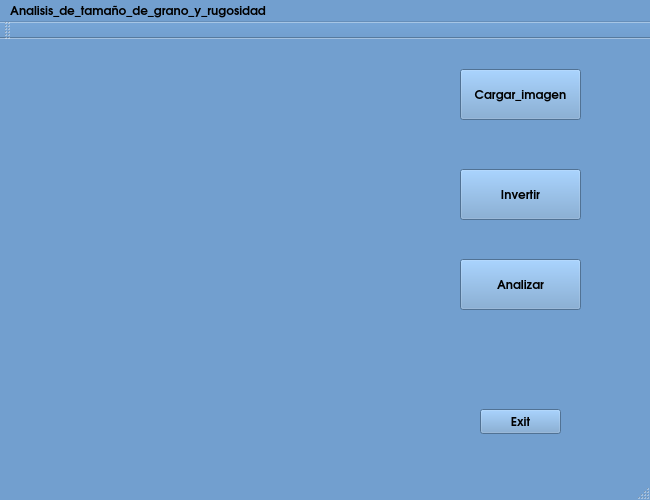
<?xml version="1.0" encoding="UTF-8"?>
<ui version="4.0">
 <class>interfaz</class>
 <widget class="QMainWindow" name="interfaz">
  <property name="geometry">
   <rect>
    <x>0</x>
    <y>0</y>
    <width>650</width>
    <height>500</height>
   </rect>
  </property>
  <property name="palette">
   <palette>
    <active>
     <colorrole role="WindowText">
      <brush brushstyle="SolidPattern">
       <color alpha="255">
        <red>0</red>
        <green>0</green>
        <blue>0</blue>
       </color>
      </brush>
     </colorrole>
     <colorrole role="Button">
      <brush brushstyle="SolidPattern">
       <color alpha="255">
        <red>114</red>
        <green>159</green>
        <blue>207</blue>
       </color>
      </brush>
     </colorrole>
     <colorrole role="Light">
      <brush brushstyle="SolidPattern">
       <color alpha="255">
        <red>196</red>
        <green>225</green>
        <blue>255</blue>
       </color>
      </brush>
     </colorrole>
     <colorrole role="Midlight">
      <brush brushstyle="SolidPattern">
       <color alpha="255">
        <red>155</red>
        <green>192</green>
        <blue>231</blue>
       </color>
      </brush>
     </colorrole>
     <colorrole role="Dark">
      <brush brushstyle="SolidPattern">
       <color alpha="255">
        <red>57</red>
        <green>79</green>
        <blue>103</blue>
       </color>
      </brush>
     </colorrole>
     <colorrole role="Mid">
      <brush brushstyle="SolidPattern">
       <color alpha="255">
        <red>76</red>
        <green>106</green>
        <blue>138</blue>
       </color>
      </brush>
     </colorrole>
     <colorrole role="Text">
      <brush brushstyle="SolidPattern">
       <color alpha="255">
        <red>0</red>
        <green>0</green>
        <blue>0</blue>
       </color>
      </brush>
     </colorrole>
     <colorrole role="BrightText">
      <brush brushstyle="SolidPattern">
       <color alpha="255">
        <red>255</red>
        <green>255</green>
        <blue>255</blue>
       </color>
      </brush>
     </colorrole>
     <colorrole role="ButtonText">
      <brush brushstyle="SolidPattern">
       <color alpha="255">
        <red>0</red>
        <green>0</green>
        <blue>0</blue>
       </color>
      </brush>
     </colorrole>
     <colorrole role="Base">
      <brush brushstyle="SolidPattern">
       <color alpha="255">
        <red>255</red>
        <green>255</green>
        <blue>255</blue>
       </color>
      </brush>
     </colorrole>
     <colorrole role="Window">
      <brush brushstyle="SolidPattern">
       <color alpha="255">
        <red>114</red>
        <green>159</green>
        <blue>207</blue>
       </color>
      </brush>
     </colorrole>
     <colorrole role="Shadow">
      <brush brushstyle="SolidPattern">
       <color alpha="255">
        <red>0</red>
        <green>0</green>
        <blue>0</blue>
       </color>
      </brush>
     </colorrole>
     <colorrole role="AlternateBase">
      <brush brushstyle="SolidPattern">
       <color alpha="255">
        <red>184</red>
        <green>207</green>
        <blue>231</blue>
       </color>
      </brush>
     </colorrole>
     <colorrole role="ToolTipBase">
      <brush brushstyle="SolidPattern">
       <color alpha="255">
        <red>255</red>
        <green>255</green>
        <blue>220</blue>
       </color>
      </brush>
     </colorrole>
     <colorrole role="ToolTipText">
      <brush brushstyle="SolidPattern">
       <color alpha="255">
        <red>0</red>
        <green>0</green>
        <blue>0</blue>
       </color>
      </brush>
     </colorrole>
    </active>
    <inactive>
     <colorrole role="WindowText">
      <brush brushstyle="SolidPattern">
       <color alpha="255">
        <red>0</red>
        <green>0</green>
        <blue>0</blue>
       </color>
      </brush>
     </colorrole>
     <colorrole role="Button">
      <brush brushstyle="SolidPattern">
       <color alpha="255">
        <red>114</red>
        <green>159</green>
        <blue>207</blue>
       </color>
      </brush>
     </colorrole>
     <colorrole role="Light">
      <brush brushstyle="SolidPattern">
       <color alpha="255">
        <red>196</red>
        <green>225</green>
        <blue>255</blue>
       </color>
      </brush>
     </colorrole>
     <colorrole role="Midlight">
      <brush brushstyle="SolidPattern">
       <color alpha="255">
        <red>155</red>
        <green>192</green>
        <blue>231</blue>
       </color>
      </brush>
     </colorrole>
     <colorrole role="Dark">
      <brush brushstyle="SolidPattern">
       <color alpha="255">
        <red>57</red>
        <green>79</green>
        <blue>103</blue>
       </color>
      </brush>
     </colorrole>
     <colorrole role="Mid">
      <brush brushstyle="SolidPattern">
       <color alpha="255">
        <red>76</red>
        <green>106</green>
        <blue>138</blue>
       </color>
      </brush>
     </colorrole>
     <colorrole role="Text">
      <brush brushstyle="SolidPattern">
       <color alpha="255">
        <red>0</red>
        <green>0</green>
        <blue>0</blue>
       </color>
      </brush>
     </colorrole>
     <colorrole role="BrightText">
      <brush brushstyle="SolidPattern">
       <color alpha="255">
        <red>255</red>
        <green>255</green>
        <blue>255</blue>
       </color>
      </brush>
     </colorrole>
     <colorrole role="ButtonText">
      <brush brushstyle="SolidPattern">
       <color alpha="255">
        <red>0</red>
        <green>0</green>
        <blue>0</blue>
       </color>
      </brush>
     </colorrole>
     <colorrole role="Base">
      <brush brushstyle="SolidPattern">
       <color alpha="255">
        <red>255</red>
        <green>255</green>
        <blue>255</blue>
       </color>
      </brush>
     </colorrole>
     <colorrole role="Window">
      <brush brushstyle="SolidPattern">
       <color alpha="255">
        <red>114</red>
        <green>159</green>
        <blue>207</blue>
       </color>
      </brush>
     </colorrole>
     <colorrole role="Shadow">
      <brush brushstyle="SolidPattern">
       <color alpha="255">
        <red>0</red>
        <green>0</green>
        <blue>0</blue>
       </color>
      </brush>
     </colorrole>
     <colorrole role="AlternateBase">
      <brush brushstyle="SolidPattern">
       <color alpha="255">
        <red>184</red>
        <green>207</green>
        <blue>231</blue>
       </color>
      </brush>
     </colorrole>
     <colorrole role="ToolTipBase">
      <brush brushstyle="SolidPattern">
       <color alpha="255">
        <red>255</red>
        <green>255</green>
        <blue>220</blue>
       </color>
      </brush>
     </colorrole>
     <colorrole role="ToolTipText">
      <brush brushstyle="SolidPattern">
       <color alpha="255">
        <red>0</red>
        <green>0</green>
        <blue>0</blue>
       </color>
      </brush>
     </colorrole>
    </inactive>
    <disabled>
     <colorrole role="WindowText">
      <brush brushstyle="SolidPattern">
       <color alpha="255">
        <red>57</red>
        <green>79</green>
        <blue>103</blue>
       </color>
      </brush>
     </colorrole>
     <colorrole role="Button">
      <brush brushstyle="SolidPattern">
       <color alpha="255">
        <red>114</red>
        <green>159</green>
        <blue>207</blue>
       </color>
      </brush>
     </colorrole>
     <colorrole role="Light">
      <brush brushstyle="SolidPattern">
       <color alpha="255">
        <red>196</red>
        <green>225</green>
        <blue>255</blue>
       </color>
      </brush>
     </colorrole>
     <colorrole role="Midlight">
      <brush brushstyle="SolidPattern">
       <color alpha="255">
        <red>155</red>
        <green>192</green>
        <blue>231</blue>
       </color>
      </brush>
     </colorrole>
     <colorrole role="Dark">
      <brush brushstyle="SolidPattern">
       <color alpha="255">
        <red>57</red>
        <green>79</green>
        <blue>103</blue>
       </color>
      </brush>
     </colorrole>
     <colorrole role="Mid">
      <brush brushstyle="SolidPattern">
       <color alpha="255">
        <red>76</red>
        <green>106</green>
        <blue>138</blue>
       </color>
      </brush>
     </colorrole>
     <colorrole role="Text">
      <brush brushstyle="SolidPattern">
       <color alpha="255">
        <red>57</red>
        <green>79</green>
        <blue>103</blue>
       </color>
      </brush>
     </colorrole>
     <colorrole role="BrightText">
      <brush brushstyle="SolidPattern">
       <color alpha="255">
        <red>255</red>
        <green>255</green>
        <blue>255</blue>
       </color>
      </brush>
     </colorrole>
     <colorrole role="ButtonText">
      <brush brushstyle="SolidPattern">
       <color alpha="255">
        <red>57</red>
        <green>79</green>
        <blue>103</blue>
       </color>
      </brush>
     </colorrole>
     <colorrole role="Base">
      <brush brushstyle="SolidPattern">
       <color alpha="255">
        <red>114</red>
        <green>159</green>
        <blue>207</blue>
       </color>
      </brush>
     </colorrole>
     <colorrole role="Window">
      <brush brushstyle="SolidPattern">
       <color alpha="255">
        <red>114</red>
        <green>159</green>
        <blue>207</blue>
       </color>
      </brush>
     </colorrole>
     <colorrole role="Shadow">
      <brush brushstyle="SolidPattern">
       <color alpha="255">
        <red>0</red>
        <green>0</green>
        <blue>0</blue>
       </color>
      </brush>
     </colorrole>
     <colorrole role="AlternateBase">
      <brush brushstyle="SolidPattern">
       <color alpha="255">
        <red>114</red>
        <green>159</green>
        <blue>207</blue>
       </color>
      </brush>
     </colorrole>
     <colorrole role="ToolTipBase">
      <brush brushstyle="SolidPattern">
       <color alpha="255">
        <red>255</red>
        <green>255</green>
        <blue>220</blue>
       </color>
      </brush>
     </colorrole>
     <colorrole role="ToolTipText">
      <brush brushstyle="SolidPattern">
       <color alpha="255">
        <red>0</red>
        <green>0</green>
        <blue>0</blue>
       </color>
      </brush>
     </colorrole>
    </disabled>
   </palette>
  </property>
  <property name="font">
   <font>
    <family>URW Gothic L</family>
    <weight>75</weight>
    <bold>true</bold>
   </font>
  </property>
  <property name="windowTitle">
   <string>interfaz</string>
  </property>
  <widget class="QWidget" name="centralWidget">
   <widget class="QPushButton" name="pushButton">
    <property name="geometry">
     <rect>
      <x>460</x>
      <y>30</y>
      <width>121</width>
      <height>51</height>
     </rect>
    </property>
    <property name="text">
     <string>Cargar_imagen</string>
    </property>
   </widget>
   <widget class="QPushButton" name="pushButton_2">
    <property name="geometry">
     <rect>
      <x>460</x>
      <y>130</y>
      <width>121</width>
      <height>51</height>
     </rect>
    </property>
    <property name="text">
     <string>Invertir</string>
    </property>
   </widget>
   <widget class="QPushButton" name="pushButton_3">
    <property name="geometry">
     <rect>
      <x>460</x>
      <y>220</y>
      <width>121</width>
      <height>51</height>
     </rect>
    </property>
    <property name="text">
     <string>Analizar</string>
    </property>
   </widget>
   <widget class="QLabel" name="label">
    <property name="geometry">
     <rect>
      <x>60</x>
      <y>10</y>
      <width>291</width>
      <height>211</height>
     </rect>
    </property>
    <property name="text">
     <string/>
    </property>
    <property name="scaledContents">
     <bool>true</bool>
    </property>
   </widget>
   <widget class="QLabel" name="label_2">
    <property name="geometry">
     <rect>
      <x>60</x>
      <y>230</y>
      <width>291</width>
      <height>201</height>
     </rect>
    </property>
    <property name="text">
     <string/>
    </property>
    <property name="scaledContents">
     <bool>true</bool>
    </property>
   </widget>
   <widget class="QPushButton" name="pushButton_4">
    <property name="geometry">
     <rect>
      <x>480</x>
      <y>370</y>
      <width>81</width>
      <height>25</height>
     </rect>
    </property>
    <property name="text">
     <string>Exit</string>
    </property>
   </widget>
  </widget>
  <widget class="QMenuBar" name="menuBar">
   <property name="geometry">
    <rect>
     <x>0</x>
     <y>0</y>
     <width>650</width>
     <height>25</height>
    </rect>
   </property>
   <widget class="QMenu" name="menuAnalisis_de_tama_o_de_grano_y_rugosidad">
    <property name="title">
     <string>Analisis_de_tamaño_de_grano_y_rugosidad</string>
    </property>
   </widget>
   <addaction name="menuAnalisis_de_tama_o_de_grano_y_rugosidad"/>
  </widget>
  <widget class="QToolBar" name="mainToolBar">
   <attribute name="toolBarArea">
    <enum>TopToolBarArea</enum>
   </attribute>
   <attribute name="toolBarBreak">
    <bool>false</bool>
   </attribute>
  </widget>
  <widget class="QStatusBar" name="statusBar"/>
 </widget>
 <layoutdefault spacing="6" margin="11"/>
 <resources/>
 <connections>
  <connection>
   <sender>pushButton_2</sender>
   <signal>clicked()</signal>
   <receiver>label_2</receiver>
   <slot>clear()</slot>
   <hints>
    <hint type="sourcelabel">
     <x>469</x>
     <y>237</y>
    </hint>
    <hint type="destinationlabel">
     <x>232</x>
     <y>370</y>
    </hint>
   </hints>
  </connection>
 </connections>
</ui>
